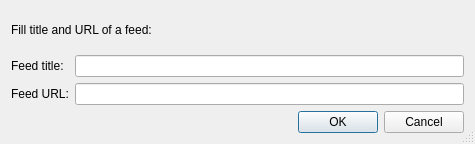
<?xml version="1.0" encoding="UTF-8"?>
<ui version="4.0">
 <class>FeedEditDialog</class>
 <widget class="QDialog" name="FeedEditDialog">
  <property name="geometry">
   <rect>
    <x>0</x>
    <y>0</y>
    <width>475</width>
    <height>144</height>
   </rect>
  </property>
  <property name="windowTitle">
   <string>Edit Feed Data</string>
  </property>
  <property name="sizeGripEnabled">
   <bool>true</bool>
  </property>
  <layout class="QVBoxLayout" name="verticalLayout">
   <item>
    <layout class="QGridLayout" name="gridLayout">
     <item row="0" column="0" colspan="2">
      <widget class="QLabel" name="label">
       <property name="text">
        <string>Fill title and URL of a feed:</string>
       </property>
      </widget>
     </item>
     <item row="1" column="0">
      <widget class="QLabel" name="label_2">
       <property name="text">
        <string>Feed title:</string>
       </property>
      </widget>
     </item>
     <item row="1" column="1">
      <widget class="QLineEdit" name="titleEdit">
       <property name="toolTip">
        <string>Enter the title of the feed</string>
       </property>
      </widget>
     </item>
     <item row="2" column="0">
      <widget class="QLabel" name="label_3">
       <property name="text">
        <string>Feed URL:</string>
       </property>
      </widget>
     </item>
     <item row="2" column="1">
      <widget class="QLineEdit" name="urlEdit">
       <property name="toolTip">
        <string>Enter the URL of the feed</string>
       </property>
      </widget>
     </item>
    </layout>
   </item>
   <item>
    <widget class="QDialogButtonBox" name="buttonBox">
     <property name="orientation">
      <enum>Qt::Horizontal</enum>
     </property>
     <property name="standardButtons">
      <set>QDialogButtonBox::Cancel|QDialogButtonBox::Ok</set>
     </property>
    </widget>
   </item>
  </layout>
 </widget>
 <tabstops>
  <tabstop>titleEdit</tabstop>
  <tabstop>urlEdit</tabstop>
  <tabstop>buttonBox</tabstop>
 </tabstops>
 <resources/>
 <connections>
  <connection>
   <sender>buttonBox</sender>
   <signal>accepted()</signal>
   <receiver>FeedEditDialog</receiver>
   <slot>accept()</slot>
   <hints>
    <hint type="sourcelabel">
     <x>224</x>
     <y>122</y>
    </hint>
    <hint type="destinationlabel">
     <x>157</x>
     <y>143</y>
    </hint>
   </hints>
  </connection>
  <connection>
   <sender>buttonBox</sender>
   <signal>rejected()</signal>
   <receiver>FeedEditDialog</receiver>
   <slot>reject()</slot>
   <hints>
    <hint type="sourcelabel">
     <x>292</x>
     <y>128</y>
    </hint>
    <hint type="destinationlabel">
     <x>286</x>
     <y>143</y>
    </hint>
   </hints>
  </connection>
 </connections>
</ui>
